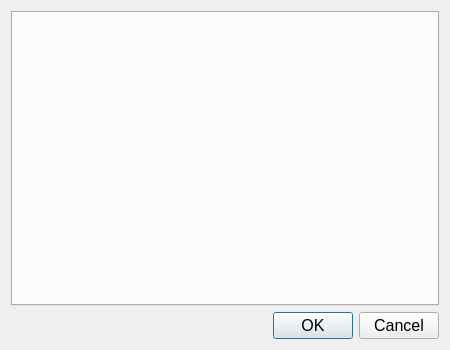
<?xml version="1.0" encoding="UTF-8"?>
<ui version="4.0">
 <class>ConfEditDialog</class>
 <widget class="QDialog" name="ConfEditDialog">
  <property name="windowModality">
   <enum>Qt::WindowModal</enum>
  </property>
  <property name="geometry">
   <rect>
    <x>0</x>
    <y>0</y>
    <width>450</width>
    <height>350</height>
   </rect>
  </property>
  <property name="font">
   <font>
    <pointsize>12</pointsize>
   </font>
  </property>
  <property name="windowTitle">
   <string>Config editor</string>
  </property>
  <layout class="QVBoxLayout" name="verticalLayout">
   <item>
    <widget class="QTabWidget" name="tabWidget"/>
   </item>
   <item>
    <widget class="QDialogButtonBox" name="buttonBox">
     <property name="orientation">
      <enum>Qt::Horizontal</enum>
     </property>
     <property name="standardButtons">
      <set>QDialogButtonBox::Cancel|QDialogButtonBox::Ok</set>
     </property>
    </widget>
   </item>
  </layout>
 </widget>
 <resources/>
 <connections>
  <connection>
   <sender>buttonBox</sender>
   <signal>accepted()</signal>
   <receiver>ConfEditDialog</receiver>
   <slot>accept()</slot>
   <hints>
    <hint type="sourcelabel">
     <x>248</x>
     <y>254</y>
    </hint>
    <hint type="destinationlabel">
     <x>157</x>
     <y>274</y>
    </hint>
   </hints>
  </connection>
  <connection>
   <sender>buttonBox</sender>
   <signal>rejected()</signal>
   <receiver>ConfEditDialog</receiver>
   <slot>reject()</slot>
   <hints>
    <hint type="sourcelabel">
     <x>316</x>
     <y>260</y>
    </hint>
    <hint type="destinationlabel">
     <x>286</x>
     <y>274</y>
    </hint>
   </hints>
  </connection>
 </connections>
</ui>
